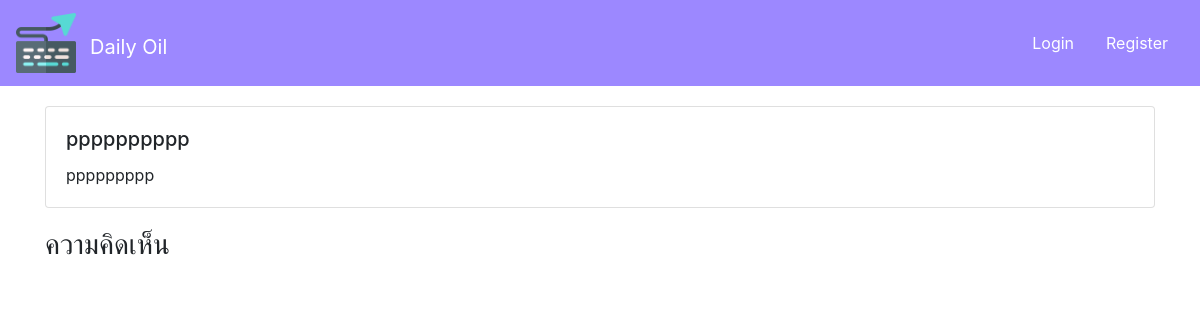
/detail/5/, run on an earlier commit of the app's database.
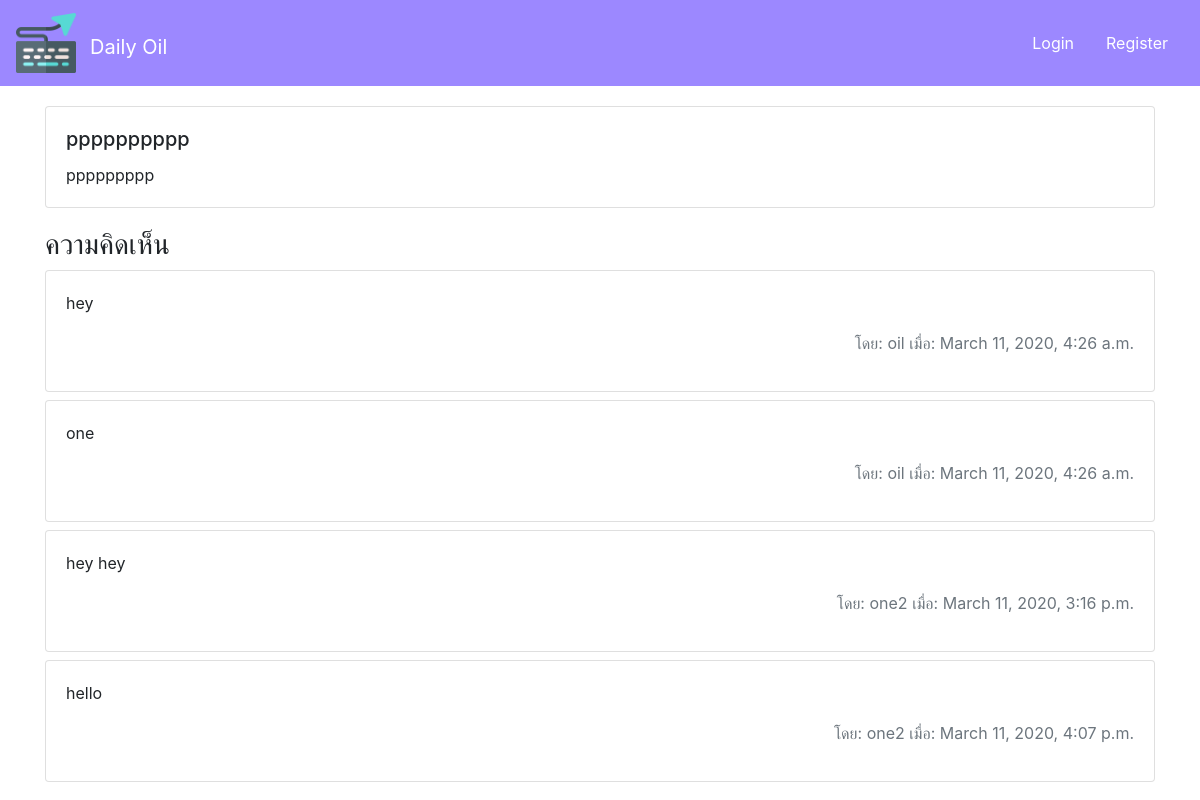
And on a later commit of the database.
### Post/models.py (models this page shows)
class Post(models.Model):
    user_id = models.ForeignKey(User, on_delete=models.CASCADE)
    title = models.CharField(max_length=255)
    content = models.TextField()
    create_time = models.DateTimeField()
    updates_time = models.DateTimeField()
    status = models.CharField(max_length=2, choices=(('S', 'Show'), ('H', 'hiding')))

### Comment/models.py (models this page shows)
class Comment(models.Model):
    content = models.TextField()
    create_time = models.DateTimeField()
    user_id = models.ForeignKey(User, on_delete=models.CASCADE, default='')
    post_id = models.ForeignKey(Post, on_delete=models.CASCADE)

### Post/views.py (the view)
# urls.py: path('detail/<int:post_id>/', views.detail, name='detail'),
def detail(request, post_id):
    post = Post.objects.get(pk=post_id)
    comment = Comment.objects.filter(post_id = post_id)
    context={
        'post':post,
        'comment':comment
    }
    return render(request, 'detail.html', context=context)

### Post/templates/detail.html (shortened to what this page needs)
{% extends 'nav.html' %}
{% block content %}
    <div class="card" style="margin-top: 20px;">
        <div class="card-body">
            <h5 class="card-title">{{post.title}}</h5>
            <p class="card-text">{{post.content}}</p>
        </div>
    </div>
    <div>
        <h3 style="margin-top: 20px;">ความคิดเห็น</h3>
        {% for c in comment %}
        <div class="card" style="margin-top: 8px;">
            <div class="card-body">
              <p class="card-text" style="">{{c.content}}</p>
              <p class="text-muted text-right">โดย: {{c.user_id}} เมื่อ: {{c.create_time}}</p>
            </div>
        </div>
        {% endfor %}
    </div>
{% endblock%}

### templates/nav.html (shortened to what this page needs)
<!DOCTYPE html>
{% load static %}
<html>
    <head>
        <link rel="stylesheet" type="text/css" href="{% static 'css/bootstrap.css'%}">
    </head>
    <body>
    <nav class="navbar navbar-light" style="background-color: #9c88ff;">
        <a href="{% url 'post' %}" class="navbar-brand">
          <img src="{% static 'img/icon.png'%}" width="60" height="60" class="d-inline-block align-top" alt="">
          <span style="position: absolute; top: 1.6em; left: 90px; color: white;">Daily Oil</span>
        </a>
        <ul class="nav justify-content-end">
        {% if user.is_authenticated %}
          <li class="nav-item">
            <a class="nav-link" style="color: white;" href="{% url 'logout' %}">Logout</a>
          </li>
        {% else %}
          <li class="nav-item " >
            <a class="nav-link"  style="color: white;" href="{% url 'login' %}">Login</a>
          </li>
          <li class="nav-item">
            <a class="nav-link" style="color: white;" href="{% url 'register' %}">Register</a>
          </li>
        {% endif %}
        </ul>
    </nav>
        <div class="container">
            {% block content %}
            {% endblock %}
        </div>
    </body>
</html>

What changed in the data, as far as the page shows it:
added Comment: content "hey", user_id "oil", create_time "March 11, 2020, 4:26 a.m."
added Comment: content "one", user_id "oil", create_time "March 11, 2020, 4:26 a.m."
added Comment: content "hey hey", user_id "one2", create_time "March 11, 2020, 3:16 p.m."
added Comment: content "hello", user_id "one2", create_time "March 11, 2020, 4:07 p.m."
